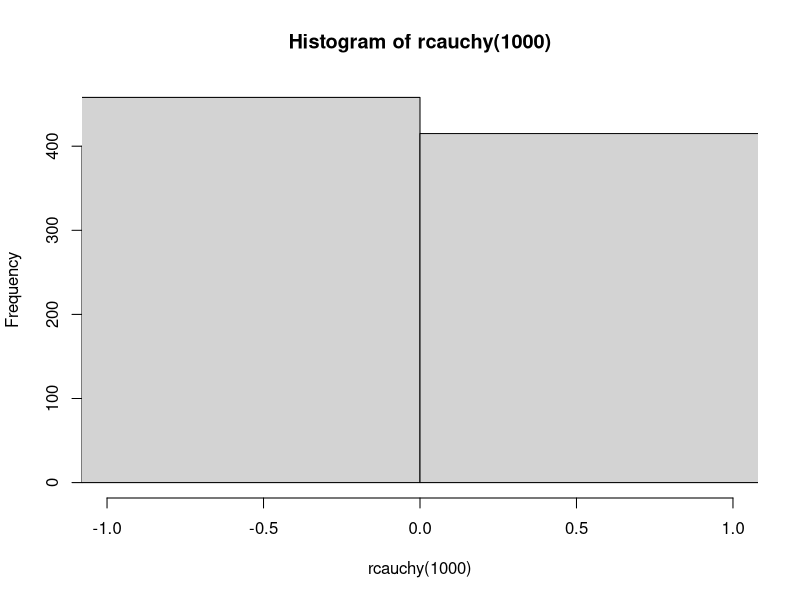
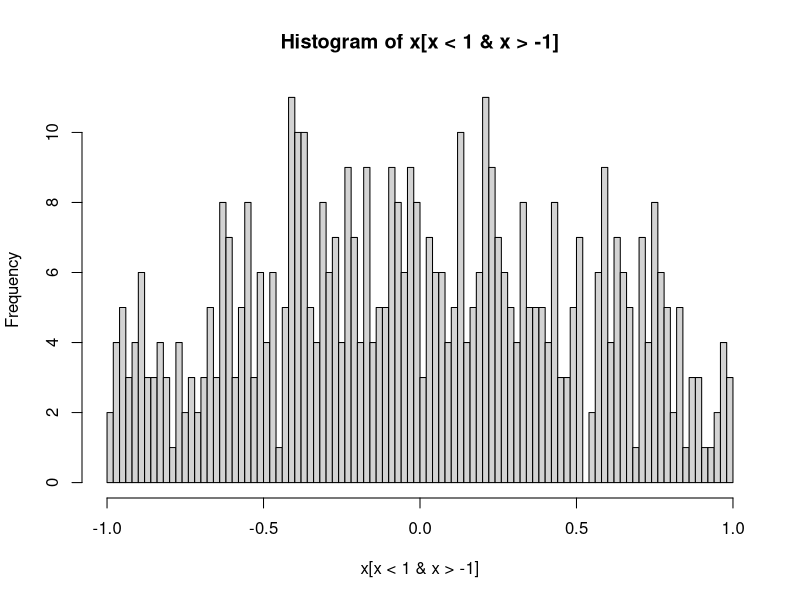

These charts were generated, in order, by the following R code:
pcauchy(100) - pcauchy(-100)

hist(rcauchy(1000),breaks=1000, xlim=c(-1,1))


x= rcauchy(1000)

hist(x[x<1 & x>-1], breaks=100)